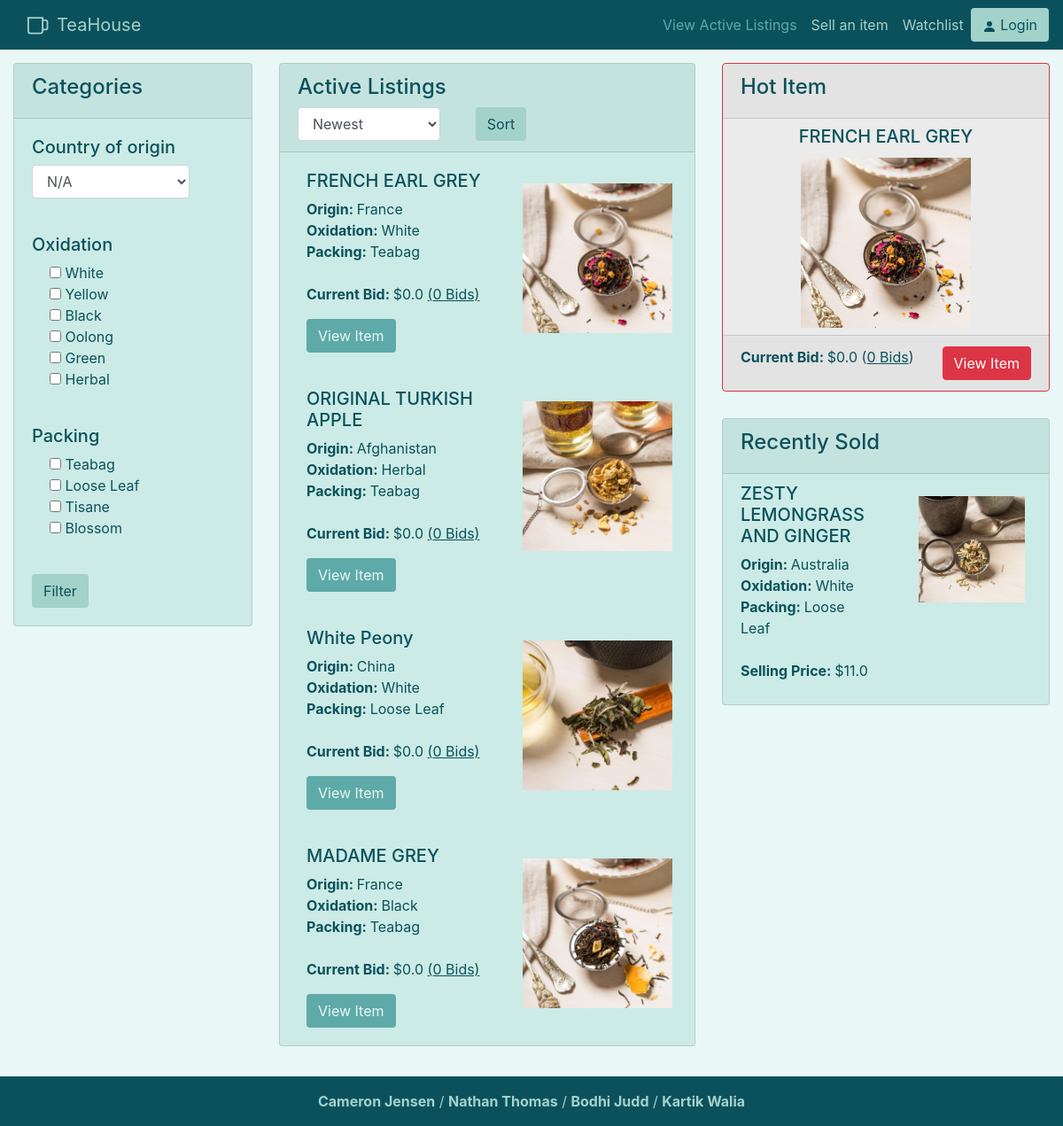
Before: / with the older database file.
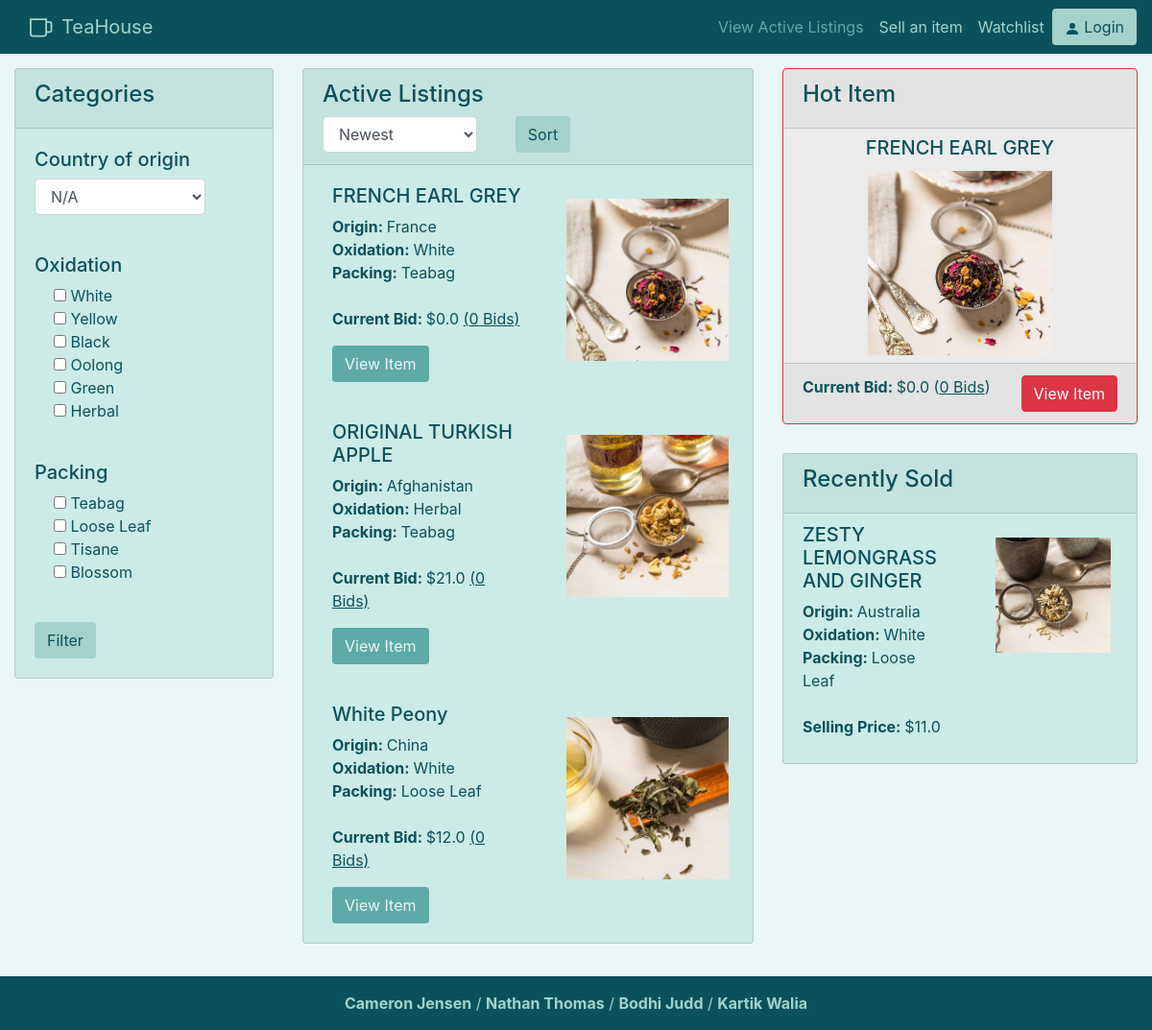
After: the same page with the newer database file.
### auction/models.py (models this page shows)
class auctionListing(db.Model):
    __tablename__ = 'auctionListing'
    __table_args__ = {'extend_existing': True}
    id = db.Column(db.Integer, primary_key=True)
    user_id = db.Column(db.Integer, db.ForeignKey('users.id'), nullable=False)
    start_time = db.Column(db.DateTime, default=datetime.now(), nullable=False)
    end_time = db.Column(db.DateTime, nullable=False)
    starting_bid = db.Column(db.Float, nullable=False) #make 0 minimum
    current_bid = db.Column(db.Float, nullable=False) #same as above
    photos_url = db.Column(db.String())
    description = db.Column(db.String(255))
    weight = db.Column(db.Float, nullable=False)
    title = db.Column(db.String(100), nullable=False)
    tea_name = db.Column(db.String(60), nullable=False)
    origin_country = db.Column(db.String(60), nullable=False)
    oxidation = db.Column(db.String(60), nullable=False)
    packing = db.Column(db.String(60), nullable=False)
    bid_status = db.Column(db.Integer, nullable=False)
    total_bids = db.Column(db.Integer, nullable=False)

### auction/views.py (the view)
@bp.route('/')
def index():
    allActives = auctionListing.query.filter_by(bid_status = 1).order_by(desc(auctionListing.start_time))
    if(len(request.args)>0):
        auctionItems = eval(f"auctionListing.query.filter_by(bid_status = 1){getURLParams(request)}.order_by({getSortOrder(request)})")
    else:
        auctionItems = allActives
    hotItem = allActives.filter_by(bid_status = 1).order_by(desc(auctionListing.total_bids)).first()
    recentlySold = auctionListing.query.filter(auctionListing.current_bid != 0).filter_by(bid_status = 0).order_by(desc(auctionListing.end_time)).first()
    return render_template('index.html', items = auctionItems, hotItem = hotItem, recentlySold = recentlySold)

### auction/templates/index.html (shortened to what the changed rows need)
{% extends 'base.html' %}
{% block content %}
    <div style="margin:auto;padding-top:15px" class="row">
        <div class="col-lg-5">
            <div class="listing card">
                {% for item in items %}
                <div class="card-block listed-item">
                    <div class="row">
                        <div class="col">
                            <h5>{{item.title}}</h5>
                            <p><strong>Origin: </strong>{{item.origin_country}}<br>
                                <strong>Oxidation: </strong>{{item.oxidation}}<br>
                                <strong>Packing: </strong>{{item.packing}}<br><br>
                                <strong>Current Bid: </strong>${{item.current_bid}} <u>({{item.total_bids}} Bids)</u>
                            </p>
                            <a href="/tea/{{item.id}}" class="btn btn-default item-btn">View Item</a>
                        </div>
                        <div class="col">
                            <img class="product-img" src="{{item.photos_url}}">
                        </div>
                    </div>
                </div>
                {% endfor %}
            </div>
        </div>
        <div class="col-sm">
            <div class="hot card border-danger">
                <div class="card-header">
                    <h4>Hot Item</h4>
                </div>
                <h5 class="hot-title card-title">{{hotItem.title}}</h5>
                <img src="{{hotItem.photos_url}}" class="card-img-bottom" alt="{{hotItem.title}}">
                <div class="card-footer">
                    <span><b>Current Bid: </b>${{hotItem.current_bid}} (<u>{{hotItem.total_bids}} Bids</u>)</span><a href="/tea/{{hotItem.id}}" class="hotbtn btn btn-danger">View Item</a>
                </div>
            </div>
        </div>
    </div>
{% endblock %}

Changed rows visible on the page:
no longer on this page (row edited): auctionListing: title "MADAME GREY", origin_country "France", oxidation "Black", packing "Teabag", current_bid "0.0", total_bids "0", photos_url (picture)
changed auctionListing "ORIGINAL TURKISH APPLE": current_bid "0.0" → "21.0"
changed auctionListing "White Peony": current_bid "0.0" → "12.0"
